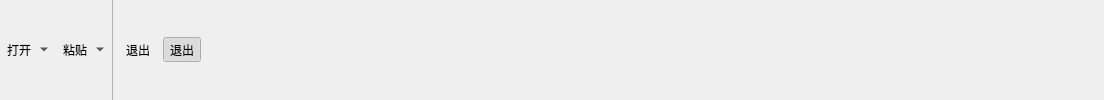
          <widget class="QWidget" name="tab">
           <attribute name="title">
            <string>文件</string>
           </attribute>
           <layout class="QHBoxLayout" name="horizontalLayout">
            <property name="margin">
             <number>0</number>
            </property>
            <item>
             <widget class="QToolButton" name="toolButton_4">
              <property name="styleSheet">
               <string notr="true"/>
              </property>
              <property name="text">
               <string>打开</string>
              </property>
              <property name="icon">
               <iconset>
                <normaloff>E:/workspace/UMVision/UMVision/icon/folder-open.png</normaloff>E:/workspace/UMVision/UMVision/icon/folder-open.png</iconset>
              </property>
              <property name="iconSize">
               <size>
                <width>32</width>
                <height>32</height>
               </size>
              </property>
              <property name="popupMode">
               <enum>QToolButton::MenuButtonPopup</enum>
              </property>
              <property name="toolButtonStyle">
               <enum>Qt::ToolButtonTextUnderIcon</enum>
              </property>
              <property name="autoRaise">
               <bool>true</bool>
              </property>
              <property name="arrowType">
               <enum>Qt::NoArrow</enum>
              </property>
             </widget>
            </item>
            <item>
             <widget class="QToolButton" name="toolButton_5">
              <property name="styleSheet">
               <string notr="true"/>
              </property>
              <property name="text">
               <string>粘贴</string>
              </property>
              <property name="icon">
               <iconset>
                <normaloff>E:/workspace/UMVision/UMVision/icon/paste.png</normaloff>E:/workspace/UMVision/UMVision/icon/paste.png</iconset>
              </property>
              <property name="iconSize">
               <size>
                <width>32</width>
                <height>32</height>
               </size>
              </property>
              <property name="popupMode">
               <enum>QToolButton::MenuButtonPopup</enum>
              </property>
              <property name="toolButtonStyle">
               <enum>Qt::ToolButtonTextUnderIcon</enum>
              </property>
              <property name="autoRaise">
               <bool>true</bool>
              </property>
              <property name="arrowType">
               <enum>Qt::NoArrow</enum>
              </property>
             </widget>
            </item>
            <item>
             <widget class="Line" name="line">
              <property name="minimumSize">
               <size>
                <width>1</width>
                <height>0</height>
               </size>
              </property>
              <property name="maximumSize">
               <size>
                <width>1</width>
                <height>16777215</height>
               </size>
              </property>
              <property name="styleSheet">
               <string notr="true">border-color:rgb(177,177,177);
background-color:rgb(177,177,177);
color:rgb(177,177,177);
width:2px;</string>
              </property>
              <property name="frameShadow">
               <enum>QFrame::Plain</enum>
              </property>
              <property name="orientation">
               <enum>Qt::Vertical</enum>
              </property>
             </widget>
            </item>
            <item>
             <widget class="QToolButton" name="toolButton_6">
              <property name="styleSheet">
               <string notr="true"/>
              </property>
              <property name="text">
               <string>退出</string>
              </property>
              <property name="icon">
               <iconset>
                <normaloff>E:/workspace/UMVision/UMVision/icon/close.png</normaloff>E:/workspace/UMVision/UMVision/icon/close.png</iconset>
              </property>
              <property name="iconSize">
               <size>
                <width>32</width>
                <height>32</height>
               </size>
              </property>
              <property name="popupMode">
               <enum>QToolButton::DelayedPopup</enum>
              </property>
              <property name="toolButtonStyle">
               <enum>Qt::ToolButtonTextUnderIcon</enum>
              </property>
              <property name="autoRaise">
               <bool>true</bool>
              </property>
              <property name="arrowType">
               <enum>Qt::NoArrow</enum>
              </property>
             </widget>
            </item>
            <item>
             <widget class="QToolButton" name="toolButton_7">
              <property name="styleSheet">
               <string notr="true"/>
              </property>
              <property name="text">
               <string>退出</string>
              </property>
              <property name="icon">
               <iconset>
                <normaloff>E:/workspace/UMVision/UMVision/icon/close.png</normaloff>E:/workspace/UMVision/UMVision/icon/close.png</iconset>
              </property>
              <property name="iconSize">
               <size>
                <width>32</width>
                <height>32</height>
               </size>
              </property>
              <property name="checkable">
               <bool>true</bool>
              </property>
              <property name="checked">
               <bool>true</bool>
              </property>
              <property name="popupMode">
               <enum>QToolButton::DelayedPopup</enum>
              </property>
              <property name="toolButtonStyle">
               <enum>Qt::ToolButtonTextUnderIcon</enum>
              </property>
              <property name="autoRaise">
               <bool>true</bool>
              </property>
              <property name="arrowType">
               <enum>Qt::NoArrow</enum>
              </property>
             </widget>
            </item>
            <item>
             <spacer name="horizontalSpacer">
              <property name="orientation">
               <enum>Qt::Horizontal</enum>
              </property>
              <property name="sizeHint" stdset="0">
               <size>
                <width>903</width>
                <height>20</height>
               </size>
              </property>
             </spacer>
            </item>
           </layout>
          </widget>
